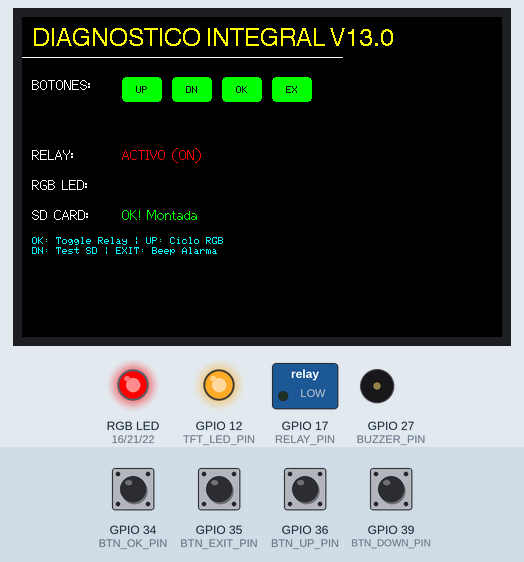
This sketch was run on a simulated ESP32. Shown: 480×320 colour display, switched loads named in the sketch (green lamp = pin HIGH), an RGB LED mixed from three pins (HIGH = lit), output pins drawn as LEDs (lit = HIGH), buzzer (waves = sounding). Inputs (shaded band) come from the test bench; at power-on: GPIO 34 (BTN_OK_PIN), GPIO 35 (BTN_EXIT_PIN), GPIO 36 (BTN_UP_PIN), GPIO 39 (BTN_DOWN_PIN) LOW. Storage starts empty.

Above: at 1.5 s.
1.6 s: GPIO 34 (BTN_OK_PIN) pulled HIGH for 0.15 s
At 2.4 s:
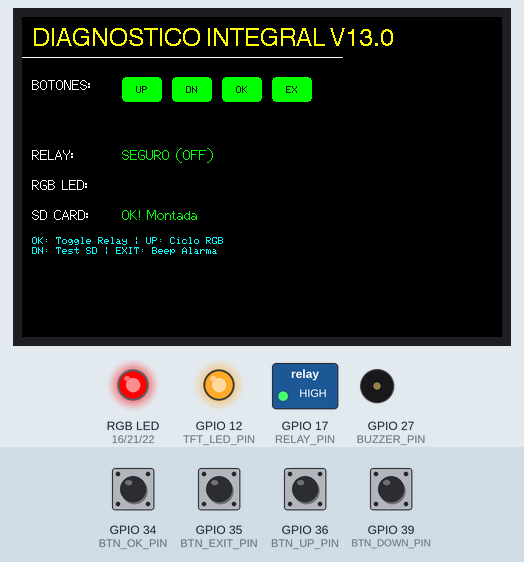
3.3 s: GPIO 36 (BTN_UP_PIN) pulled HIGH for 0.15 s
At 4.6 s:
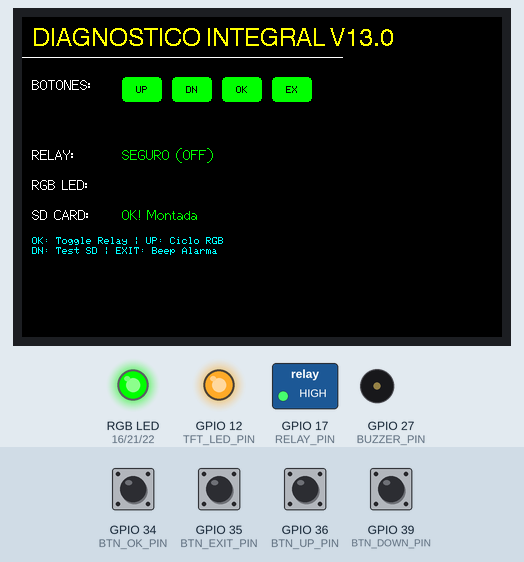
5.0 s: GPIO 35 (BTN_EXIT_PIN) pulled HIGH for 0.15 s
At 5.43 s:
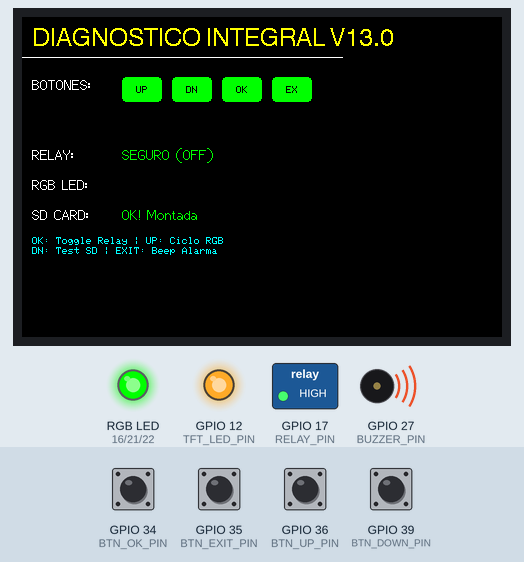
7.1 s: GPIO 34 (BTN_OK_PIN) pulled HIGH for 1 s
At 9.4 s:
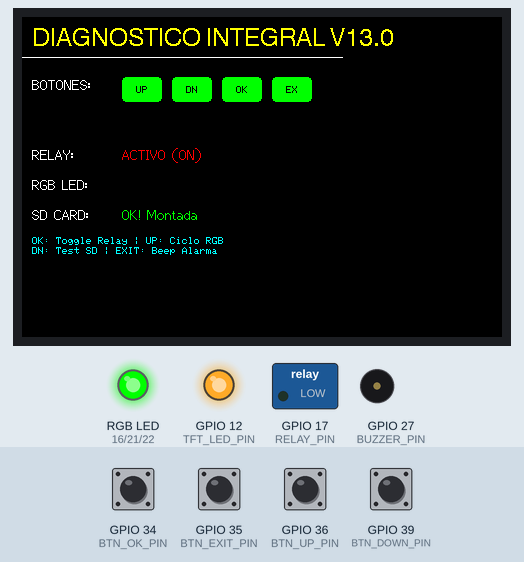
9.7 s: GPIO 36 (BTN_UP_PIN) pulled HIGH for 1 s
At 11.9 s:
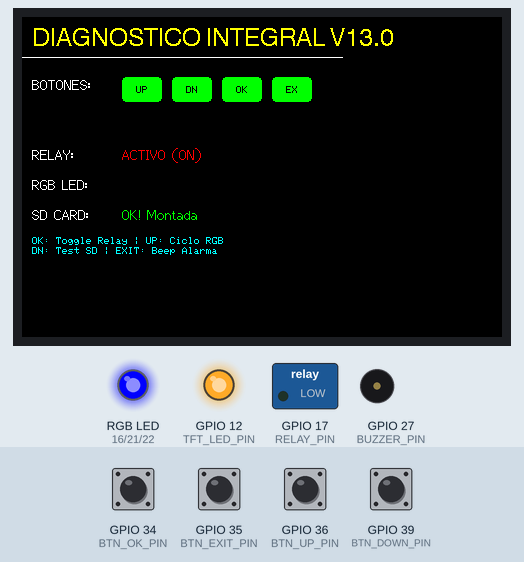
12.2 s: GPIO 34 (BTN_OK_PIN) pulled HIGH for 0.15 s
At 13.5 s:
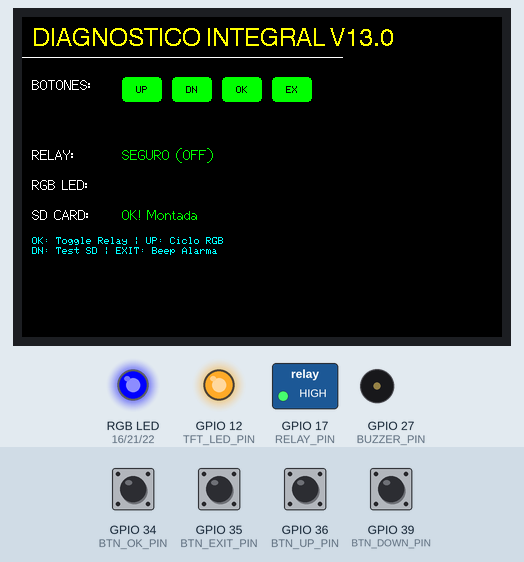
Timing chart, 0 to 14.9 s (numbered marks = the images above; inputs shaded):
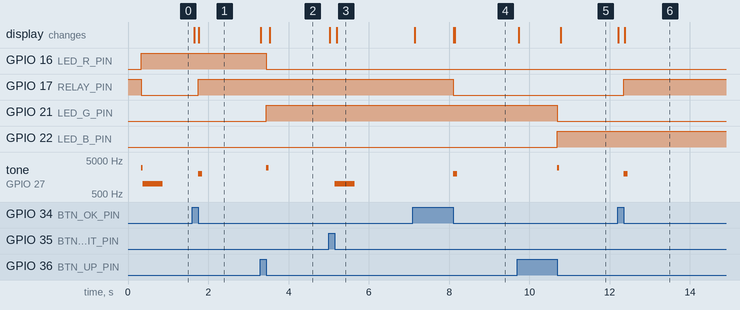

The sketch:

V13_Full.ino
```cpp
/*
 * Diagnostic_V13_Full.ino
 * Herramienta de validación completa para el Controlador de Horno V13.0.
 *
 * PRUEBAS:
 * 1. Pantalla TFT (ILI9341) y Backlight (PWM).
 * 2. Tarjeta SD (Montaje en VSPI).
 * 3. Botones Industriales (Pines 34, 35, 36, 39).
 * 4. Relay (GPIO 17 - Active LOW).
 * 5. Buzzer (GPIO 27).
 * 6. LED RGB (GPIO 16, 21, 22).
 */

#include <SPI.h>
#include <TFT_eSPI.h>
#include <SD.h>

// --- PINOUT V13.0 ---
#define RELAY_PIN     17
#define BUZZER_PIN    27
#define LED_R_PIN     16
#define LED_G_PIN     21
#define LED_B_PIN     22
#define BTN_UP_PIN    36
#define BTN_DOWN_PIN  39
#define BTN_OK_PIN    34
#define BTN_EXIT_PIN  35
#define SD_CS         33
#define TFT_LED_PIN   12

TFT_eSPI tft = TFT_eSPI();
bool relayActive = false;
int currentRGB = 0; // 0:Off, 1:Red, 2:Green, 3:Blue

// --- PROTOTIPOS ---
void dibujarInterfazBase();
void actualizarBotonesUI(bool u, bool d, bool o, bool e);
void drawIndicator(const char* label, bool active, int x, int y);
void actualizarRelayUI();
void testSD();

void setup() {
  Serial.begin(115200);

  // 1. Configuración de Salidas
  pinMode(RELAY_PIN, OUTPUT);
  digitalWrite(RELAY_PIN, HIGH); // Apagado por defecto (Active LOW)

  pinMode(BUZZER_PIN, OUTPUT);
  digitalWrite(BUZZER_PIN, LOW);

  pinMode(LED_R_PIN, OUTPUT);
  pinMode(LED_G_PIN, OUTPUT);
  pinMode(LED_B_PIN, OUTPUT);
  digitalWrite(LED_R_PIN, LOW);
  digitalWrite(LED_G_PIN, LOW);
  digitalWrite(LED_B_PIN, LOW);

  // 2. Configuración de Entradas (Requieren Pull-up externo)
  pinMode(BTN_UP_PIN, INPUT);
  pinMode(BTN_DOWN_PIN, INPUT);
  pinMode(BTN_OK_PIN, INPUT);
  pinMode(BTN_EXIT_PIN, INPUT);

  // 3. Inicializar Pantalla
  tft.init();
  tft.setRotation(3);
  tft.fillScreen(TFT_BLACK);

  // PWM para el Backlight (Compatible con Core 3.x)
  ledcAttach(TFT_LED_PIN, 5000, 8);
  ledcWrite(TFT_LED_PIN, 255); // Brillo máximo

  dibujarInterfazBase();
}

void loop() {
  static unsigned long lastUpdate = 0;

  // Lectura de botones (LOW = Presionado)
  bool up = digitalRead(BTN_UP_PIN) == LOW;
  bool down = digitalRead(BTN_DOWN_PIN) == LOW;
  bool ok = digitalRead(BTN_OK_PIN) == LOW;
  bool exit = digitalRead(BTN_EXIT_PIN) == LOW;

  // Lógica de Pruebas

  // OK: Toggle Relay + Beep corto
  static bool lastOk = false;
  if (ok && !lastOk) {
    relayActive = !relayActive;
    digitalWrite(RELAY_PIN, relayActive ? LOW : HIGH);
    tone(BUZZER_PIN, 2000, 100);
    actualizarRelayUI();
  }
  lastOk = ok;

  // UP: Cambiar Color RGB
  static bool lastUp = false;
  if (up && !lastUp) {
    currentRGB = (currentRGB + 1) % 4;
    digitalWrite(LED_R_PIN, currentRGB == 1);
    digitalWrite(LED_G_PIN, currentRGB == 2);
    digitalWrite(LED_B_PIN, currentRGB == 3);
    tone(BUZZER_PIN, 3000, 50);
  }
  lastUp = up;

  // DOWN: Test de Montaje SD
  static bool lastDown = false;
  if (down && !lastDown) {
    testSD();
  }
  lastDown = down;

  // EXIT: Beep largo (Alarma)
  static bool lastExit = false;
  if (exit && !lastExit) {
    tone(BUZZER_PIN, 1000, 500);
  }
  lastExit = exit;

  // Actualizar visualización de botones cada 50ms
  if (millis() - lastUpdate > 50) {
    actualizarBotonesUI(up, down, ok, exit);
    lastUpdate = millis();
  }
}

void dibujarInterfazBase() {
  tft.setTextColor(TFT_YELLOW, TFT_BLACK);
  tft.drawString("DIAGNOSTICO INTEGRAL V13.0", 10, 10, 4);
  tft.drawLine(0, 40, 320, 40, TFT_WHITE);

  tft.setTextColor(TFT_WHITE, TFT_BLACK);
  tft.drawString("BOTONES:", 10, 60, 2);
  tft.drawString("RELAY:", 10, 130, 2);
  tft.drawString("RGB LED:", 10, 160, 2);
  tft.drawString("SD CARD:", 10, 190, 2);

  tft.setTextSize(1);
  tft.setTextColor(TFT_CYAN);
  tft.drawString("OK: Toggle Relay | UP: Ciclo RGB", 10, 220);
  tft.drawString("DN: Test SD | EXIT: Beep Alarma", 10, 230);
}

void actualizarBotonesUI(bool u, bool d, bool o, bool e) {
  drawIndicator("UP", u, 100, 60);
  drawIndicator("DN", d, 150, 60);
  drawIndicator("OK", o, 200, 60);
  drawIndicator("EX", e, 250, 60);
}

void drawIndicator(const char* label, bool active, int x, int y) {
  tft.fillRoundRect(x, y, 40, 25, 4, active ? TFT_GREEN : TFT_DARKGREY);
  tft.setTextColor(active ? TFT_BLACK : TFT_WHITE);
  tft.setTextDatum(MC_DATUM);
  tft.drawString(label, x + 20, y + 13);
  tft.setTextDatum(TL_DATUM);
}

void actualizarRelayUI() {
  tft.fillRect(100, 125, 100, 30, TFT_BLACK);
  if (relayActive) {
    tft.setTextColor(TFT_RED);
    tft.drawString("ACTIVO (ON)", 100, 130, 2);
  } else {
    tft.setTextColor(TFT_GREEN);
    tft.drawString("SEGURO (OFF)", 100, 130, 2);
  }
}

void testSD() {
  tft.fillRect(100, 185, 200, 30, TFT_BLACK);
  tft.setTextColor(TFT_YELLOW);
  tft.drawString("Probando...", 100, 190, 2);

  // Robust SD Init
  digitalWrite(15, HIGH); // TFT_CS High
  SPI.begin(18, 19, 23, SD_CS);

  if (SD.begin(SD_CS, SPI, 4000000)) {
    tft.fillRect(100, 185, 200, 30, TFT_BLACK);
    tft.setTextColor(TFT_GREEN);
    tft.drawString("OK! Montada", 100, 190, 2);
    SD.end();
  } else {
    tft.fillRect(100, 185, 200, 30, TFT_BLACK);
    tft.setTextColor(TFT_RED);
    tft.drawString("ERROR: No detectada", 100, 190, 2);
  }
}
```

Measured:
- after the input at 1.6 s, GPIO 17 (RELAY_PIN): LOW → HIGH after 0.15 s; tone on GPIO 27 (BUZZER_PIN): silent → 2000 Hz after 0.15 s, → silent 0.10 s later; the display: first changes after 0.05 s (image 1 shows a later state)
- after the input at 3.3 s, GPIO 16 (LED_R_PIN): HIGH → LOW after 0.15 s; GPIO 21 (LED_G_PIN): LOW → HIGH after 0.15 s; tone on GPIO 27 (BUZZER_PIN): silent → 3000 Hz after 0.15 s, → silent 0.05 s later; the display: first changes at once (image 2 shows a later state)
- after the input at 5.0 s, tone on GPIO 27 (BUZZER_PIN): silent → 1000 Hz after 0.15 s, → silent 0.50 s later; the display: first changes at once (image 3 shows a later state)
- after the input at 7.1 s, GPIO 17 (RELAY_PIN): HIGH → LOW after 1.0 s; tone on GPIO 27 (BUZZER_PIN): silent → 2000 Hz after 1.0 s, → silent 0.10 s later; the display: first changes at once (image 4 shows a later state)
- after the input at 9.7 s, GPIO 21 (LED_G_PIN): HIGH → LOW after 1.0 s; GPIO 22 (LED_B_PIN): LOW → HIGH after 1.0 s; tone on GPIO 27 (BUZZER_PIN): silent → 3000 Hz after 1.0 s, → silent 0.05 s later; the display: first changes at once (image 5 shows a later state)
- after the input at 12.2 s, GPIO 17 (RELAY_PIN): LOW → HIGH after 0.15 s; tone on GPIO 27 (BUZZER_PIN): silent → 2000 Hz after 0.15 s, → silent 0.10 s later; the display: first changes at once (image 6 shows a later state)
